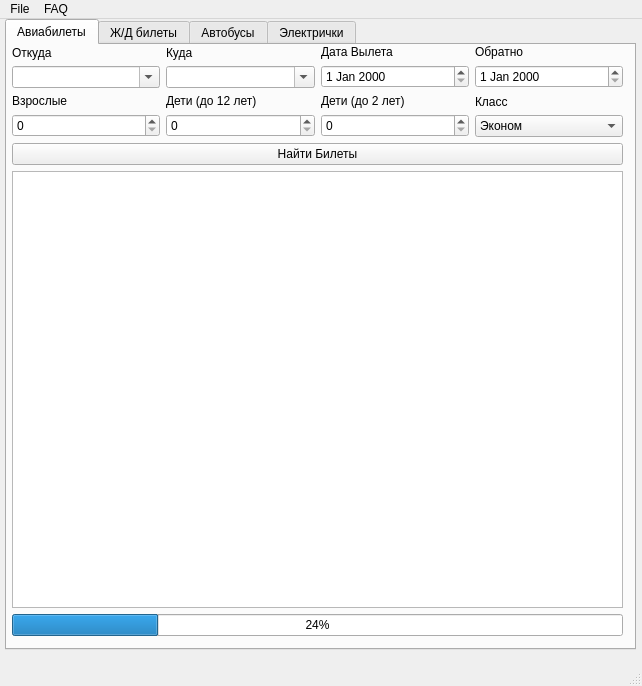
<?xml version="1.0" encoding="UTF-8"?>
<ui version="4.0">
 <class>MainWindow</class>
 <widget class="QMainWindow" name="MainWindow">
  <property name="geometry">
   <rect>
    <x>0</x>
    <y>0</y>
    <width>642</width>
    <height>686</height>
   </rect>
  </property>
  <property name="sizePolicy">
   <sizepolicy hsizetype="Fixed" vsizetype="Fixed">
    <horstretch>0</horstretch>
    <verstretch>0</verstretch>
   </sizepolicy>
  </property>
  <property name="maximumSize">
   <size>
    <width>642</width>
    <height>686</height>
   </size>
  </property>
  <property name="windowTitle">
   <string>MainWindow</string>
  </property>
  <widget class="QWidget" name="centralwidget">
   <property name="sizePolicy">
    <sizepolicy hsizetype="Expanding" vsizetype="Expanding">
     <horstretch>1</horstretch>
     <verstretch>1</verstretch>
    </sizepolicy>
   </property>
   <property name="maximumSize">
    <size>
     <width>642</width>
     <height>636</height>
    </size>
   </property>
   <widget class="QWidget" name="verticalLayoutWidget">
    <property name="geometry">
     <rect>
      <x>0</x>
      <y>0</y>
      <width>641</width>
      <height>631</height>
     </rect>
    </property>
    <layout class="QVBoxLayout" name="verticalLayout" stretch="0">
     <property name="sizeConstraint">
      <enum>QLayout::SetDefaultConstraint</enum>
     </property>
     <property name="leftMargin">
      <number>5</number>
     </property>
     <property name="topMargin">
      <number>0</number>
     </property>
     <property name="rightMargin">
      <number>5</number>
     </property>
     <item>
      <widget class="QTabWidget" name="tabWidget">
       <property name="sizePolicy">
        <sizepolicy hsizetype="Expanding" vsizetype="Expanding">
         <horstretch>1</horstretch>
         <verstretch>1</verstretch>
        </sizepolicy>
       </property>
       <property name="currentIndex">
        <number>0</number>
       </property>
       <widget class="QWidget" name="aviaTab">
        <property name="maximumSize">
         <size>
          <width>625</width>
          <height>595</height>
         </size>
        </property>
        <attribute name="title">
         <string>Авиабилеты</string>
        </attribute>
        <widget class="QWidget" name="gridLayoutWidget">
         <property name="geometry">
          <rect>
           <x>0</x>
           <y>0</y>
           <width>621</width>
           <height>591</height>
          </rect>
         </property>
         <layout class="QGridLayout" name="aviaMainGridLayout" rowstretch="0,0,0,1,0">
          <property name="sizeConstraint">
           <enum>QLayout::SetNoConstraint</enum>
          </property>
          <property name="leftMargin">
           <number>5</number>
          </property>
          <property name="rightMargin">
           <number>5</number>
          </property>
          <item row="4" column="0">
           <widget class="QProgressBar" name="aviaSearchProgressBar">
            <property name="value">
             <number>24</number>
            </property>
           </widget>
          </item>
          <item row="1" column="0">
           <layout class="QGridLayout" name="aviaChoiceGridLayout" rowstretch="0,0">
            <property name="sizeConstraint">
             <enum>QLayout::SetNoConstraint</enum>
            </property>
            <item row="0" column="3">
             <layout class="QVBoxLayout" name="aviaReturnVertLayout">
              <item>
               <widget class="QLabel" name="aviaReturnLabel">
                <property name="text">
                 <string>Обратно</string>
                </property>
               </widget>
              </item>
              <item>
               <widget class="QDateEdit" name="aviaReturnDateEdit"/>
              </item>
             </layout>
            </item>
            <item row="0" column="0">
             <layout class="QVBoxLayout" name="aviaFromVertLayout">
              <item>
               <widget class="QLabel" name="aviaFromLabel">
                <property name="text">
                 <string>Откуда</string>
                </property>
               </widget>
              </item>
              <item>
               <widget class="QComboBox" name="aviaFromComboBox">
                <property name="editable">
                 <bool>true</bool>
                </property>
               </widget>
              </item>
             </layout>
            </item>
            <item row="0" column="2">
             <layout class="QVBoxLayout" name="aviaDepartVertLayout">
              <item>
               <widget class="QLabel" name="aviaDepartLabel">
                <property name="text">
                 <string>Дата Вылета</string>
                </property>
               </widget>
              </item>
              <item>
               <widget class="QDateEdit" name="aviaDepartDateEdit"/>
              </item>
             </layout>
            </item>
            <item row="0" column="1">
             <layout class="QVBoxLayout" name="aviaToVertLaytout">
              <item>
               <widget class="QLabel" name="aviaToLabel">
                <property name="text">
                 <string>Куда</string>
                </property>
               </widget>
              </item>
              <item>
               <widget class="QComboBox" name="aviaToComboBox">
                <property name="editable">
                 <bool>true</bool>
                </property>
               </widget>
              </item>
             </layout>
            </item>
            <item row="1" column="3">
             <layout class="QVBoxLayout" name="aviaRateVertLayout">
              <item>
               <widget class="QLabel" name="aviaRateLabel">
                <property name="text">
                 <string>Класс</string>
                </property>
               </widget>
              </item>
              <item>
               <widget class="QComboBox" name="aviaRateComboBox">
                <item>
                 <property name="text">
                  <string>Эконом</string>
                 </property>
                </item>
                <item>
                 <property name="text">
                  <string>Бизнес</string>
                 </property>
                </item>
                <item>
                 <property name="text">
                  <string>Первый</string>
                 </property>
                </item>
               </widget>
              </item>
             </layout>
            </item>
            <item row="1" column="2">
             <layout class="QVBoxLayout" name="aviaBabyVertLayout">
              <item>
               <widget class="QLabel" name="aviaBabyLabel">
                <property name="text">
                 <string>Дети (до 2 лет)</string>
                </property>
               </widget>
              </item>
              <item>
               <widget class="QSpinBox" name="aviaBabySpinBox"/>
              </item>
             </layout>
            </item>
            <item row="1" column="1">
             <layout class="QVBoxLayout" name="aviaChildrenVertLayout">
              <item>
               <widget class="QLabel" name="aviaChildrenLabel">
                <property name="text">
                 <string>Дети (до 12 лет)</string>
                </property>
               </widget>
              </item>
              <item>
               <widget class="QSpinBox" name="aviaChildrenSpinBox"/>
              </item>
             </layout>
            </item>
            <item row="1" column="0">
             <layout class="QVBoxLayout" name="aviaAdultVertLayout">
              <item>
               <widget class="QLabel" name="aviaAdultLabel">
                <property name="text">
                 <string>Взрослые</string>
                </property>
               </widget>
              </item>
              <item>
               <widget class="QSpinBox" name="aviaAdultSpinBox"/>
              </item>
             </layout>
            </item>
           </layout>
          </item>
          <item row="3" column="0">
           <layout class="QVBoxLayout" name="aviaResultsVertLayout">
            <item>
             <widget class="QListWidget" name="aviaTicketsListWidget"/>
            </item>
           </layout>
          </item>
          <item row="2" column="0">
           <widget class="QPushButton" name="aviaSearchPushButton">
            <property name="text">
             <string>Найти Билеты</string>
            </property>
           </widget>
          </item>
         </layout>
        </widget>
       </widget>
       <widget class="QWidget" name="railwayTab">
        <property name="maximumSize">
         <size>
          <width>625</width>
          <height>595</height>
         </size>
        </property>
        <attribute name="title">
         <string>Ж/Д билеты</string>
        </attribute>
        <widget class="QWidget" name="gridLayoutWidget_3">
         <property name="geometry">
          <rect>
           <x>0</x>
           <y>0</y>
           <width>621</width>
           <height>591</height>
          </rect>
         </property>
         <layout class="QGridLayout" name="railwayMainGridLayout" rowstretch="0,0,0,1,0">
          <property name="sizeConstraint">
           <enum>QLayout::SetNoConstraint</enum>
          </property>
          <property name="leftMargin">
           <number>5</number>
          </property>
          <property name="rightMargin">
           <number>5</number>
          </property>
          <item row="4" column="0">
           <widget class="QProgressBar" name="railwaySearchProgressBar">
            <property name="value">
             <number>24</number>
            </property>
           </widget>
          </item>
          <item row="1" column="0">
           <layout class="QGridLayout" name="railwayChoiceGridLayout" rowstretch="0">
            <property name="sizeConstraint">
             <enum>QLayout::SetDefaultConstraint</enum>
            </property>
            <item row="0" column="0">
             <layout class="QVBoxLayout" name="railwayFromVertLayout">
              <item>
               <widget class="QLabel" name="railwayFromLabel">
                <property name="text">
                 <string>Откуда</string>
                </property>
               </widget>
              </item>
              <item>
               <widget class="QComboBox" name="railwayFromComboBox"/>
              </item>
             </layout>
            </item>
            <item row="0" column="2">
             <layout class="QVBoxLayout" name="railwayDepartVertLayout">
              <item>
               <widget class="QLabel" name="railwayDepartLabel">
                <property name="text">
                 <string>Дата Выезда</string>
                </property>
               </widget>
              </item>
              <item>
               <widget class="QDateEdit" name="railwayDepartComboBox"/>
              </item>
             </layout>
            </item>
            <item row="0" column="3">
             <layout class="QVBoxLayout" name="railwayArrivalVertLayout">
              <item>
               <widget class="QLabel" name="railwayArrivalLabel">
                <property name="text">
                 <string>Обратно</string>
                </property>
               </widget>
              </item>
              <item>
               <widget class="QDateEdit" name="railwayArrivalComboBox"/>
              </item>
             </layout>
            </item>
            <item row="0" column="1">
             <layout class="QVBoxLayout" name="railwayToVertLaytout">
              <item>
               <widget class="QLabel" name="railwayToLabel">
                <property name="text">
                 <string>Куда</string>
                </property>
               </widget>
              </item>
              <item>
               <widget class="QComboBox" name="railwayToComboBox"/>
              </item>
             </layout>
            </item>
           </layout>
          </item>
          <item row="3" column="0">
           <layout class="QVBoxLayout" name="railwayResultsVertLayout">
            <item>
             <widget class="QListView" name="railwayTocketsListView"/>
            </item>
           </layout>
          </item>
          <item row="2" column="0">
           <widget class="QPushButton" name="railwaySearchPushButton">
            <property name="text">
             <string>Найти Билеты</string>
            </property>
           </widget>
          </item>
         </layout>
        </widget>
       </widget>
       <widget class="QWidget" name="busTab">
        <property name="maximumSize">
         <size>
          <width>625</width>
          <height>595</height>
         </size>
        </property>
        <attribute name="title">
         <string>Автобусы</string>
        </attribute>
        <widget class="QWidget" name="gridLayoutWidget_4">
         <property name="geometry">
          <rect>
           <x>0</x>
           <y>0</y>
           <width>621</width>
           <height>591</height>
          </rect>
         </property>
         <layout class="QGridLayout" name="busMainGridLayout" rowstretch="0,0,0,1,0">
          <property name="sizeConstraint">
           <enum>QLayout::SetNoConstraint</enum>
          </property>
          <property name="leftMargin">
           <number>5</number>
          </property>
          <property name="rightMargin">
           <number>5</number>
          </property>
          <item row="4" column="0">
           <widget class="QProgressBar" name="busSearchProgressBar">
            <property name="value">
             <number>24</number>
            </property>
           </widget>
          </item>
          <item row="1" column="0">
           <layout class="QGridLayout" name="busChoiceGridLayout" rowstretch="0">
            <property name="sizeConstraint">
             <enum>QLayout::SetDefaultConstraint</enum>
            </property>
            <item row="0" column="0">
             <layout class="QVBoxLayout" name="busFromVertLayout">
              <item>
               <widget class="QLabel" name="busFromLabel">
                <property name="text">
                 <string>Откуда</string>
                </property>
               </widget>
              </item>
              <item>
               <widget class="QComboBox" name="busFromComboBox"/>
              </item>
             </layout>
            </item>
            <item row="0" column="2">
             <layout class="QVBoxLayout" name="busDepartVertLayout">
              <item>
               <widget class="QLabel" name="busDepartLabel">
                <property name="text">
                 <string>Дата Выезда</string>
                </property>
               </widget>
              </item>
              <item>
               <widget class="QDateEdit" name="busDepartComboBox"/>
              </item>
             </layout>
            </item>
            <item row="0" column="3">
             <layout class="QVBoxLayout" name="busPassengersVertLayout">
              <item>
               <widget class="QLabel" name="busPassengersLabel">
                <property name="text">
                 <string>Пассажиры</string>
                </property>
               </widget>
              </item>
              <item>
               <widget class="QSpinBox" name="busPassengersSpinBox"/>
              </item>
             </layout>
            </item>
            <item row="0" column="1">
             <layout class="QVBoxLayout" name="busToVertLaytout">
              <item>
               <widget class="QLabel" name="busToLabel">
                <property name="text">
                 <string>Куда</string>
                </property>
               </widget>
              </item>
              <item>
               <widget class="QComboBox" name="busToComboBox"/>
              </item>
             </layout>
            </item>
           </layout>
          </item>
          <item row="3" column="0">
           <layout class="QVBoxLayout" name="busResultsVertLayout">
            <item>
             <widget class="QListView" name="busTicketsListView"/>
            </item>
           </layout>
          </item>
          <item row="2" column="0">
           <widget class="QPushButton" name="busSearchPushButton">
            <property name="text">
             <string>Найти Билеты</string>
            </property>
           </widget>
          </item>
         </layout>
        </widget>
       </widget>
       <widget class="QWidget" name="trainTab">
        <attribute name="title">
         <string>Электрички</string>
        </attribute>
        <widget class="QWidget" name="gridLayoutWidget_5">
         <property name="geometry">
          <rect>
           <x>0</x>
           <y>0</y>
           <width>621</width>
           <height>591</height>
          </rect>
         </property>
         <layout class="QGridLayout" name="trainMainGridLayout" rowstretch="0,0,0,1,0">
          <property name="sizeConstraint">
           <enum>QLayout::SetNoConstraint</enum>
          </property>
          <property name="leftMargin">
           <number>5</number>
          </property>
          <property name="rightMargin">
           <number>5</number>
          </property>
          <item row="4" column="0">
           <widget class="QProgressBar" name="trainSearchProgressBar">
            <property name="value">
             <number>24</number>
            </property>
           </widget>
          </item>
          <item row="1" column="0">
           <layout class="QGridLayout" name="trainChoiceGridLayout" rowstretch="0">
            <property name="sizeConstraint">
             <enum>QLayout::SetDefaultConstraint</enum>
            </property>
            <item row="0" column="0">
             <layout class="QVBoxLayout" name="trainFromVertLayout">
              <item>
               <widget class="QLabel" name="trainFromLabel">
                <property name="text">
                 <string>Откуда</string>
                </property>
               </widget>
              </item>
              <item>
               <widget class="QComboBox" name="trainFromComboBox"/>
              </item>
             </layout>
            </item>
            <item row="0" column="2">
             <layout class="QVBoxLayout" name="trainDepartVertLayout">
              <item>
               <widget class="QLabel" name="trainDepartLabel">
                <property name="text">
                 <string>Дата Выезда</string>
                </property>
               </widget>
              </item>
              <item>
               <widget class="QDateEdit" name="trainDepartComboBox"/>
              </item>
             </layout>
            </item>
            <item row="0" column="1">
             <layout class="QVBoxLayout" name="trainToVertLaytout">
              <item>
               <widget class="QLabel" name="trainToLabel">
                <property name="text">
                 <string>Куда</string>
                </property>
               </widget>
              </item>
              <item>
               <widget class="QComboBox" name="trainToComboBox"/>
              </item>
             </layout>
            </item>
           </layout>
          </item>
          <item row="3" column="0">
           <layout class="QVBoxLayout" name="trainResultsVertLayout">
            <item>
             <widget class="QListView" name="trainTicketsListView"/>
            </item>
           </layout>
          </item>
          <item row="2" column="0">
           <widget class="QPushButton" name="trainSearchPushButton">
            <property name="text">
             <string>Показать Расписание</string>
            </property>
           </widget>
          </item>
         </layout>
        </widget>
       </widget>
      </widget>
     </item>
    </layout>
   </widget>
  </widget>
  <widget class="QMenuBar" name="menubar">
   <property name="geometry">
    <rect>
     <x>0</x>
     <y>0</y>
     <width>642</width>
     <height>25</height>
    </rect>
   </property>
   <widget class="QMenu" name="menuFile">
    <property name="title">
     <string>File</string>
    </property>
    <widget class="QMenu" name="menuSave">
     <property name="title">
      <string>Save</string>
     </property>
     <addaction name="separator"/>
     <addaction name="separator"/>
     <addaction name="saveResultsInPlainText"/>
     <addaction name="saveResultsInXML"/>
     <addaction name="saveResultsInJSON"/>
    </widget>
    <widget class="QMenu" name="menuOpen">
     <property name="title">
      <string>Open</string>
     </property>
     <addaction name="loadResultsFromText"/>
     <addaction name="loadResultsFromXML"/>
     <addaction name="loadResultsFromJSON"/>
    </widget>
    <widget class="QMenu" name="menuSettings">
     <property name="title">
      <string>Settings</string>
     </property>
     <addaction name="changeTheme"/>
     <addaction name="userPreferences"/>
    </widget>
    <addaction name="menuSave"/>
    <addaction name="menuOpen"/>
    <addaction name="menuSettings"/>
   </widget>
   <widget class="QMenu" name="menuFAQ">
    <property name="title">
     <string>FAQ</string>
    </property>
    <addaction name="action"/>
   </widget>
   <addaction name="menuFile"/>
   <addaction name="menuFAQ"/>
  </widget>
  <widget class="QStatusBar" name="statusbar"/>
  <action name="saveResultsInPlainText">
   <property name="text">
    <string>Plain Text</string>
   </property>
  </action>
  <action name="saveResultsInXML">
   <property name="text">
    <string>XML</string>
   </property>
  </action>
  <action name="saveResultsInJSON">
   <property name="text">
    <string>JSON</string>
   </property>
  </action>
  <action name="loadResultsFromText">
   <property name="text">
    <string>Text</string>
   </property>
  </action>
  <action name="loadResultsFromXML">
   <property name="text">
    <string>XML</string>
   </property>
  </action>
  <action name="loadResultsFromJSON">
   <property name="text">
    <string>JSON</string>
   </property>
  </action>
  <action name="changeTheme">
   <property name="text">
    <string>Theme</string>
   </property>
  </action>
  <action name="userPreferences">
   <property name="text">
    <string>Preferences</string>
   </property>
  </action>
  <action name="about">
   <property name="text">
    <string>About</string>
   </property>
  </action>
  <action name="action">
   <property name="text">
    <string>About</string>
   </property>
  </action>
 </widget>
 <resources/>
 <connections/>
</ui>
